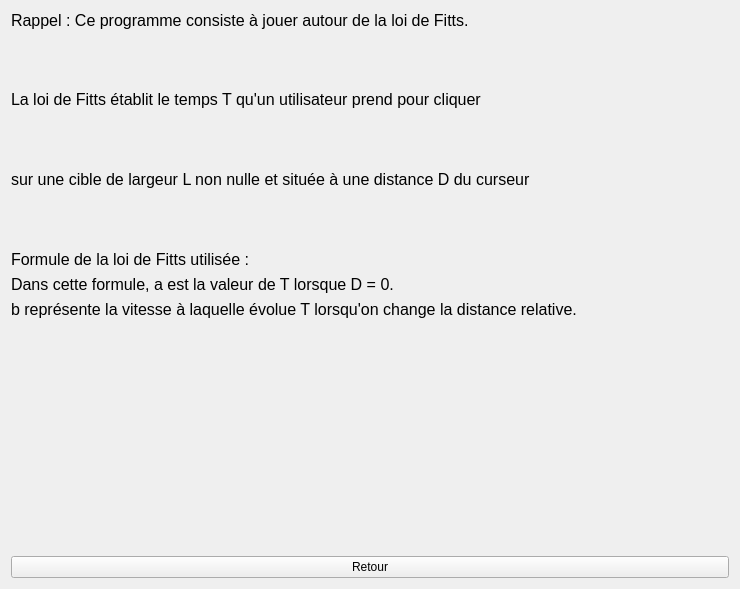
<?xml version="1.0" encoding="UTF-8"?>
<ui version="4.0">
 <class>Rappel</class>
 <widget class="QWidget" name="Rappel">
  <property name="geometry">
   <rect>
    <x>0</x>
    <y>0</y>
    <width>740</width>
    <height>589</height>
   </rect>
  </property>
  <property name="windowTitle">
   <string>Form</string>
  </property>
  <layout class="QGridLayout" name="gridLayout">
   <item row="0" column="0">
    <layout class="QVBoxLayout" name="verticalLayout">
     <item>
      <widget class="QLabel" name="label_2">
       <property name="font">
        <font>
         <pointsize>12</pointsize>
        </font>
       </property>
       <property name="text">
        <string>Rappel : Ce programme consiste à jouer autour de la loi de Fitts.</string>
       </property>
      </widget>
     </item>
     <item>
      <spacer name="verticalSpacer">
       <property name="orientation">
        <enum>Qt::Vertical</enum>
       </property>
       <property name="sizeHint" stdset="0">
        <size>
         <width>20</width>
         <height>18</height>
        </size>
       </property>
      </spacer>
     </item>
     <item>
      <widget class="QLabel" name="label_3">
       <property name="font">
        <font>
         <pointsize>12</pointsize>
        </font>
       </property>
       <property name="text">
        <string>La loi de Fitts établit le temps T qu'un utilisateur prend pour cliquer</string>
       </property>
      </widget>
     </item>
     <item>
      <spacer name="verticalSpacer_2">
       <property name="orientation">
        <enum>Qt::Vertical</enum>
       </property>
       <property name="sizeHint" stdset="0">
        <size>
         <width>20</width>
         <height>18</height>
        </size>
       </property>
      </spacer>
     </item>
     <item>
      <widget class="QLabel" name="label_4">
       <property name="font">
        <font>
         <pointsize>12</pointsize>
        </font>
       </property>
       <property name="text">
        <string>sur une cible de largeur L non nulle et située à une distance D du curseur </string>
       </property>
      </widget>
     </item>
     <item>
      <spacer name="verticalSpacer_4">
       <property name="orientation">
        <enum>Qt::Vertical</enum>
       </property>
       <property name="sizeHint" stdset="0">
        <size>
         <width>20</width>
         <height>40</height>
        </size>
       </property>
      </spacer>
     </item>
    </layout>
   </item>
   <item row="3" column="0">
    <spacer name="verticalSpacer_3">
     <property name="orientation">
      <enum>Qt::Vertical</enum>
     </property>
     <property name="sizeHint" stdset="0">
      <size>
       <width>20</width>
       <height>116</height>
      </size>
     </property>
    </spacer>
   </item>
   <item row="4" column="0">
    <widget class="QPushButton" name="RetourButton">
     <property name="text">
      <string>Retour</string>
     </property>
    </widget>
   </item>
   <item row="1" column="0">
    <layout class="QHBoxLayout" name="horizontalLayout">
     <item>
      <widget class="QLabel" name="label">
       <property name="maximumSize">
        <size>
         <width>500</width>
         <height>31</height>
        </size>
       </property>
       <property name="font">
        <font>
         <pointsize>12</pointsize>
        </font>
       </property>
       <property name="text">
        <string>Formule de la loi de Fitts utilisée : </string>
       </property>
      </widget>
     </item>
     <item>
      <spacer name="horizontalSpacer">
       <property name="orientation">
        <enum>Qt::Horizontal</enum>
       </property>
       <property name="sizeHint" stdset="0">
        <size>
         <width>128</width>
         <height>20</height>
        </size>
       </property>
      </spacer>
     </item>
     <item>
      <widget class="QLabel" name="image">
       <property name="text">
        <string/>
       </property>
       <property name="pixmap">
        <pixmap resource="../src/icons.qrc">:/icons/fitts_formula.png</pixmap>
       </property>
       <property name="scaledContents">
        <bool>true</bool>
       </property>
      </widget>
     </item>
    </layout>
   </item>
   <item row="2" column="0">
    <layout class="QVBoxLayout" name="verticalLayout_3">
     <item>
      <widget class="QLabel" name="label_5">
       <property name="font">
        <font>
         <pointsize>12</pointsize>
        </font>
       </property>
       <property name="text">
        <string>Dans cette formule, a est la valeur de T lorsque D = 0.</string>
       </property>
      </widget>
     </item>
     <item>
      <widget class="QLabel" name="label_6">
       <property name="font">
        <font>
         <pointsize>12</pointsize>
        </font>
       </property>
       <property name="text">
        <string>b représente la vitesse à laquelle évolue T lorsqu'on change la distance relative.</string>
       </property>
      </widget>
     </item>
    </layout>
   </item>
  </layout>
 </widget>
 <resources>
  <include location="../src/icons.qrc"/>
 </resources>
 <connections/>
</ui>
